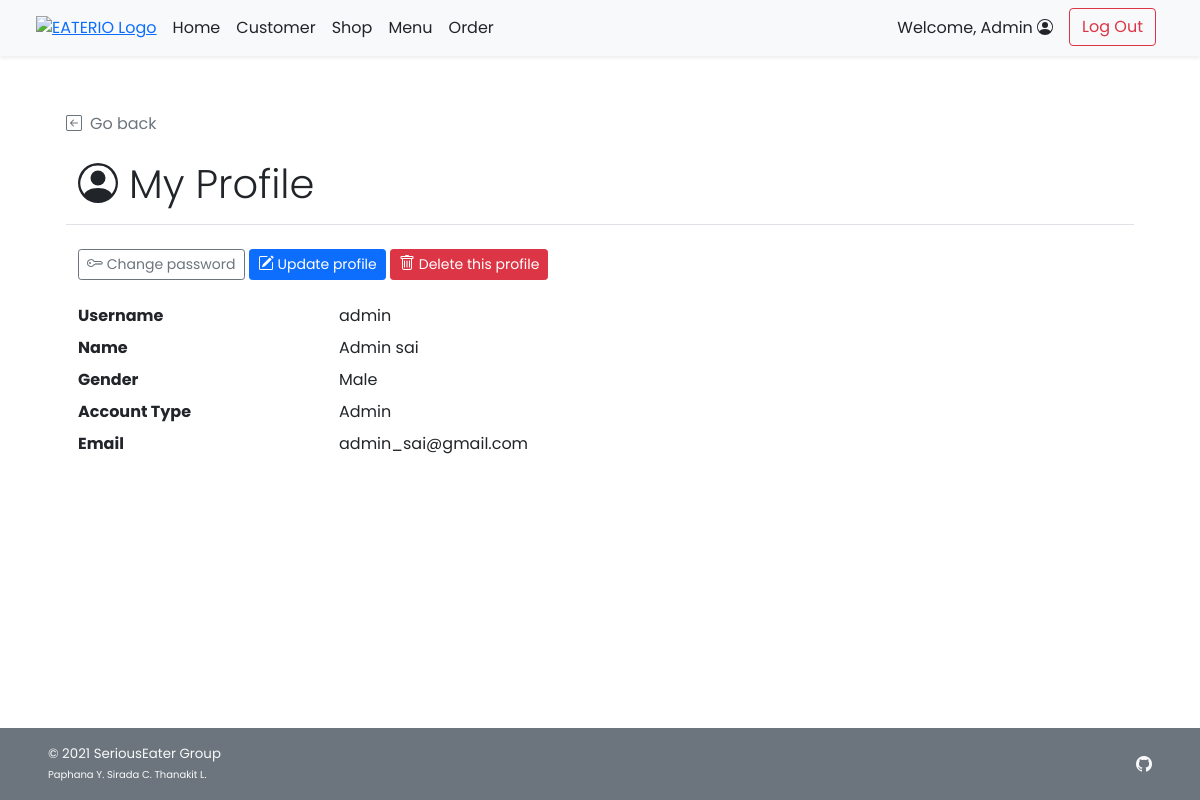
The page /admin/admin_customer_detail.php?c_id=4 (signed in) on the database its author committed.
### tables this page shows
CREATE TABLE `customer` (
  `c_id` int(11) NOT NULL,
  `c_username` varchar(45) NOT NULL,
  `c_pwd` varchar(45) NOT NULL,
  `c_firstname` varchar(45) NOT NULL,
  `c_lastname` varchar(45) NOT NULL,
  `c_email` varchar(100) NOT NULL,
  `c_gender` varchar(1) NOT NULL COMMENT 'M for Male, F for Female',
  `c_type` varchar(3) NOT NULL COMMENT 'Type of customer in this canteen (STD for student, INS for instructor, STF for staff, GUE for guest, ADM for admin, OTH for other)'
);

### admin/admin_customer_detail.php (the view, shortened to what this page needs)
<!DOCTYPE html>
<html lang="en">
<head>
    <?php
    include("../conn_db.php");
    include('../head.php');
    ?>
    <link href="../css/main.css" rel="stylesheet">
    <link href="../css/menu.css" rel="stylesheet">
</head>
<body class="d-flex flex-column h-100">
    <?php include('nav_header_admin.php')?>
    <div class="container px-5 py-4" id="cart-body">
        <div class="row my-4 pb-2 border-bottom">
            <a class="nav nav-item text-decoration-none text-muted mb-2" href="#" onclick="history.back();">
                <i class="bi bi-arrow-left-square me-2"></i>Go back
            </a>
            <h2 class="pt-3 display-6"> My Profile</h2>
        </div>
        <a class="btn btn-sm btn-outline-secondary" href="admin_customer_pwd.php?c_id=<?php echo $_GET["c_id"]?>">
            Change password
        </a>
        <a class="btn btn-sm btn-primary mt-2 mt-md-0" href="admin_customer_edit.php?c_id=<?php echo $_GET["c_id"]?>">
            Update profile
        </a>
        <a class="btn btn-sm btn-danger mt-2 mt-md-0" href="admin_customer_delete.php?c_id=<?php echo $_GET["c_id"]?>">
            Delete this profile
        </a>
        <?php
            $cid = $_GET["c_id"];
            $query = "SELECT c_username,c_firstname,c_lastname,c_email,c_gender,c_type FROM customer WHERE c_id = {$cid} LIMIT 0,1";
            $result = $mysqli ->query($query);
            $row = $result -> fetch_array();
        ?>
        <div class="row row-cols-1 mt-4">
            <dl class="row">
                <dt class="col-sm-3">Username</dt>
                <dd class="col-sm-9"><?php echo $row["c_username"];?></dd>
                <dt class="col-sm-3">Name</dt>
                <dd class="col-sm-9"><?php echo $row["c_firstname"]." ".$row["c_lastname"];?></dd>
                <dt class="col-sm-3">Gender</dt>
                <dd class="col-sm-9"><?php
                if($row["c_gender"]=="M"){echo "Male";}
                else if($row["c_gender"]=="F"){echo "Female";}
                else if($row["c_gender"]=="N"){echo "Non-binary";}?>
                </dd>
                <dt class="col-sm-3">Account Type</dt>
                <dd class="col-sm-9"><?php
                if($row["c_type"]=="STD"){echo "Student";}
                else if($row["c_type"]=="INS"){echo "Instructor";}
                else if($row["c_type"]=="TAS"){echo "Teaching Assistant";}
                else if($row["c_type"]=="STF"){echo "Faculty Staff";}
                else if($row["c_type"]=="GUE"){echo "Guest";}
                else if($row["c_type"]=="ADM"){echo "Admin";}
                else{echo "Others";}
                ?>
                </dd>
                <dt class="col-sm-3">Email</dt>
                <dd class="col-sm-9"><?php echo $row["c_email"];?></dd>
            </dl>
        </div>
    </div>
    <footer
        class="footer d-flex flex-wrap justify-content-between align-items-center px-5 py-3 mt-auto bg-secondary text-light">
        <span class="smaller-font">&copy; 2021 SeriousEater Group<br /><span class="xsmall-font">Paphana Y. Sirada C.
                Thanakit L.</span></span>
        <ul class="nav justify-content-end list-unstyled d-flex">
            <li class="ms-3"><a class="text-light" target="_blank" href="https://github.com/waterthatfrozen/EATERIO"><i
                        class="bi bi-github"></i></a></li>
        </ul>
    </footer>
</body>
</html>

### css/main.css (style rules this page uses)
html { height: 100%; }
body { height: 100%; padding-top: 4rem; margin-bottom: -50px; font-family: 'Poppins', 'Noto Sans Thai', sans-serif; }
a { cursor: pointer; }
.bi { vertical-align: -.125em; fill: currentColor; }
.smaller-font { font-size: smaller; }
.xsmall-font { font-size: x-small; }

### css/menu.css (style rules this page uses)
html, body { height: 100%; }

### rows shown on the page
customer: c_username "admin", c_firstname "Admin", c_lastname "sai", c_email "admin_sai@gmail.com"

### other values the page prints
$_SESSION['firstname'] "Admin"
